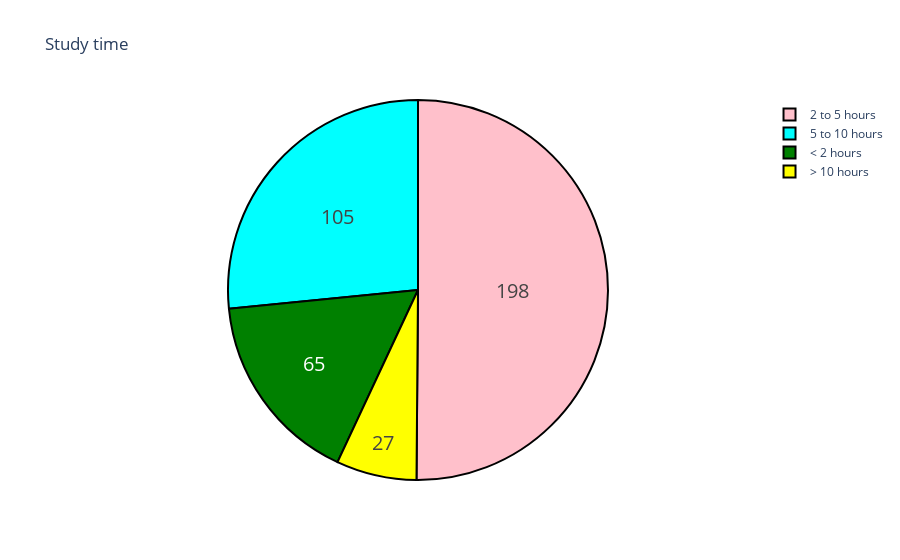

This figure's notebook cell:
### Markdown cell above
Then let's see how many hours a week students spend on their studies.

### Code cell
data['st_time'] = np.nan
df = [data]

for col in df:
    col.loc[col['studytime'] == 1 , 'st_time'] = '< 2 hours'
    col.loc[col['studytime'] == 2 , 'st_time'] = '2 to 5 hours'
    col.loc[col['studytime'] == 3, 'st_time'] = '5 to 10 hours'
    col.loc[col['studytime'] == 4, 'st_time'] = '> 10 hours'

labels = data["st_time"].unique().tolist()
amount = data["st_time"].value_counts().tolist()

colors = ["pink", "cyan", "green", "yellow"]

trace = go.Pie(labels=labels, values=amount,
               hoverinfo='label+percent', textinfo='value',
               textfont=dict(size=20),
               marker=dict(colors=colors,
                           line=dict(color='#000000', width=2)))
dt = [trace]
layout = go.Layout(title="Study time")

fig = go.Figure(data=dt, layout=layout)
iplot(fig, filename='pie')

### Figure 1 — Plotly figure (JSON) as saved in the notebook; plotly's stock layout.template omitted (floating-point values rounded to 4 significant figures)
{"data": [{"hoverinfo": "label+percent", "labels": ["2 to 5 hours", "5 to 10 hours", "< 2 hours", "> 10 hours"], "marker": {"colors": ["pink", "cyan", "green", "yellow"], "line": {"color": "#000000", "width": 2}}, "textfont": {"size": 20}, "textinfo": "value", "type": "pie", "values": [198, 105, 65, 27]}], "layout": {"title": {"text": "Study time"}}}
